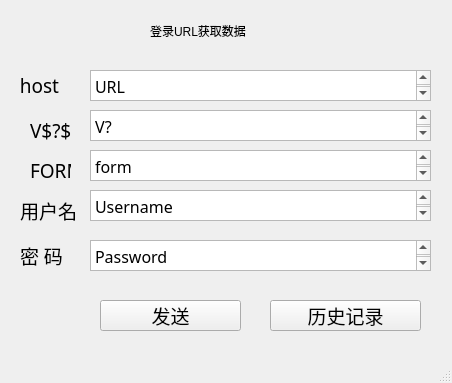
<?xml version="1.0" encoding="UTF-8"?>
<ui version="4.0">
 <class>mainWindow</class>
 <widget class="QMainWindow" name="mainWindow">
  <property name="geometry">
   <rect>
    <x>0</x>
    <y>0</y>
    <width>452</width>
    <height>383</height>
   </rect>
  </property>
  <property name="windowTitle">
   <string>MainWindow</string>
  </property>
  <widget class="QWidget" name="centralwidget">
   <widget class="QLabel" name="label">
    <property name="geometry">
     <rect>
      <x>150</x>
      <y>10</y>
      <width>181</width>
      <height>41</height>
     </rect>
    </property>
    <property name="styleSheet">
     <string notr="true">color: rgb(0, 0, 0);
font: 18pt &quot;楷体&quot;;</string>
    </property>
    <property name="text">
     <string>登录URL获取数据</string>
    </property>
    <property name="margin">
     <number>1</number>
    </property>
   </widget>
   <widget class="QLabel" name="label_2">
    <property name="geometry">
     <rect>
      <x>0</x>
      <y>0</y>
      <width>471</width>
      <height>621</height>
     </rect>
    </property>
    <property name="text">
     <string/>
    </property>
    <property name="textFormat">
     <enum>Qt::AutoText</enum>
    </property>
    <property name="pixmap">
     <pixmap>../../../Pictures/bg.jpg</pixmap>
    </property>
    <property name="scaledContents">
     <bool>true</bool>
    </property>
    <property name="wordWrap">
     <bool>false</bool>
    </property>
   </widget>
   <widget class="QLabel" name="label_3">
    <property name="geometry">
     <rect>
      <x>10</x>
      <y>70</y>
      <width>61</width>
      <height>31</height>
     </rect>
    </property>
    <property name="font">
     <font>
      <family>楷体</family>
      <pointsize>14</pointsize>
     </font>
    </property>
    <property name="text">
     <string>  host</string>
    </property>
   </widget>
   <widget class="QLabel" name="label_4">
    <property name="geometry">
     <rect>
      <x>30</x>
      <y>120</y>
      <width>41</width>
      <height>21</height>
     </rect>
    </property>
    <property name="font">
     <font>
      <family>楷体</family>
      <pointsize>14</pointsize>
     </font>
    </property>
    <property name="text">
     <string>V$?$</string>
    </property>
   </widget>
   <widget class="QLabel" name="label_5">
    <property name="geometry">
     <rect>
      <x>30</x>
      <y>160</y>
      <width>41</width>
      <height>21</height>
     </rect>
    </property>
    <property name="font">
     <font>
      <family>楷体</family>
      <pointsize>14</pointsize>
     </font>
    </property>
    <property name="text">
     <string>FORM</string>
    </property>
   </widget>
   <widget class="QLabel" name="label_6">
    <property name="geometry">
     <rect>
      <x>20</x>
      <y>200</y>
      <width>61</width>
      <height>21</height>
     </rect>
    </property>
    <property name="font">
     <font>
      <family>楷体</family>
      <pointsize>14</pointsize>
     </font>
    </property>
    <property name="text">
     <string>用户名</string>
    </property>
   </widget>
   <widget class="QLabel" name="label_7">
    <property name="geometry">
     <rect>
      <x>20</x>
      <y>240</y>
      <width>61</width>
      <height>31</height>
     </rect>
    </property>
    <property name="font">
     <font>
      <family>楷体</family>
      <pointsize>14</pointsize>
     </font>
    </property>
    <property name="text">
     <string>密 码</string>
    </property>
   </widget>
   <widget class="QTextEdit" name="input_host">
    <property name="geometry">
     <rect>
      <x>90</x>
      <y>70</y>
      <width>341</width>
      <height>31</height>
     </rect>
    </property>
    <property name="font">
     <font>
      <family>Agency FB</family>
      <pointsize>12</pointsize>
     </font>
    </property>
    <property name="html">
     <string>&lt;!DOCTYPE HTML PUBLIC &quot;-//W3C//DTD HTML 4.0//EN&quot; &quot;http://www.w3.org/TR/REC-html40/strict.dtd&quot;&gt;
&lt;html&gt;&lt;head&gt;&lt;meta name=&quot;qrichtext&quot; content=&quot;1&quot; /&gt;&lt;style type=&quot;text/css&quot;&gt;
p, li { white-space: pre-wrap; }
&lt;/style&gt;&lt;/head&gt;&lt;body style=&quot; font-family:'Agency FB'; font-size:12pt; font-weight:400; font-style:normal;&quot;&gt;
&lt;p style=&quot; margin-top:0px; margin-bottom:0px; margin-left:0px; margin-right:0px; -qt-block-indent:0; text-indent:0px;&quot;&gt;&lt;span style=&quot; font-family:'SimSun';&quot;&gt;URL&lt;/span&gt;&lt;/p&gt;&lt;/body&gt;&lt;/html&gt;</string>
    </property>
   </widget>
   <widget class="QTextEdit" name="input_v">
    <property name="geometry">
     <rect>
      <x>90</x>
      <y>110</y>
      <width>341</width>
      <height>31</height>
     </rect>
    </property>
    <property name="font">
     <font>
      <family>Agency FB</family>
      <pointsize>12</pointsize>
     </font>
    </property>
    <property name="html">
     <string>&lt;!DOCTYPE HTML PUBLIC &quot;-//W3C//DTD HTML 4.0//EN&quot; &quot;http://www.w3.org/TR/REC-html40/strict.dtd&quot;&gt;
&lt;html&gt;&lt;head&gt;&lt;meta name=&quot;qrichtext&quot; content=&quot;1&quot; /&gt;&lt;style type=&quot;text/css&quot;&gt;
p, li { white-space: pre-wrap; }
&lt;/style&gt;&lt;/head&gt;&lt;body style=&quot; font-family:'Agency FB'; font-size:12pt; font-weight:400; font-style:normal;&quot;&gt;
&lt;p style=&quot; margin-top:0px; margin-bottom:0px; margin-left:0px; margin-right:0px; -qt-block-indent:0; text-indent:0px;&quot;&gt;V?&lt;/p&gt;&lt;/body&gt;&lt;/html&gt;</string>
    </property>
   </widget>
   <widget class="QTextEdit" name="input_from">
    <property name="geometry">
     <rect>
      <x>90</x>
      <y>150</y>
      <width>341</width>
      <height>31</height>
     </rect>
    </property>
    <property name="font">
     <font>
      <family>Agency FB</family>
      <pointsize>12</pointsize>
     </font>
    </property>
    <property name="html">
     <string>&lt;!DOCTYPE HTML PUBLIC &quot;-//W3C//DTD HTML 4.0//EN&quot; &quot;http://www.w3.org/TR/REC-html40/strict.dtd&quot;&gt;
&lt;html&gt;&lt;head&gt;&lt;meta name=&quot;qrichtext&quot; content=&quot;1&quot; /&gt;&lt;style type=&quot;text/css&quot;&gt;
p, li { white-space: pre-wrap; }
&lt;/style&gt;&lt;/head&gt;&lt;body style=&quot; font-family:'Agency FB'; font-size:12pt; font-weight:400; font-style:normal;&quot;&gt;
&lt;p style=&quot; margin-top:0px; margin-bottom:0px; margin-left:0px; margin-right:0px; -qt-block-indent:0; text-indent:0px;&quot;&gt;&lt;span style=&quot; font-family:'SimSun';&quot;&gt;form&lt;/span&gt;&lt;/p&gt;&lt;/body&gt;&lt;/html&gt;</string>
    </property>
   </widget>
   <widget class="QTextEdit" name="input_phone">
    <property name="geometry">
     <rect>
      <x>90</x>
      <y>190</y>
      <width>341</width>
      <height>31</height>
     </rect>
    </property>
    <property name="font">
     <font>
      <family>Agency FB</family>
      <pointsize>12</pointsize>
     </font>
    </property>
    <property name="html">
     <string>&lt;!DOCTYPE HTML PUBLIC &quot;-//W3C//DTD HTML 4.0//EN&quot; &quot;http://www.w3.org/TR/REC-html40/strict.dtd&quot;&gt;
&lt;html&gt;&lt;head&gt;&lt;meta name=&quot;qrichtext&quot; content=&quot;1&quot; /&gt;&lt;style type=&quot;text/css&quot;&gt;
p, li { white-space: pre-wrap; }
&lt;/style&gt;&lt;/head&gt;&lt;body style=&quot; font-family:'Agency FB'; font-size:12pt; font-weight:400; font-style:normal;&quot;&gt;
&lt;p style=&quot; margin-top:0px; margin-bottom:0px; margin-left:0px; margin-right:0px; -qt-block-indent:0; text-indent:0px;&quot;&gt;Username&lt;/p&gt;&lt;/body&gt;&lt;/html&gt;</string>
    </property>
   </widget>
   <widget class="QTextEdit" name="input_pwd">
    <property name="geometry">
     <rect>
      <x>90</x>
      <y>240</y>
      <width>341</width>
      <height>31</height>
     </rect>
    </property>
    <property name="font">
     <font>
      <family>Agency FB</family>
      <pointsize>12</pointsize>
     </font>
    </property>
    <property name="html">
     <string>&lt;!DOCTYPE HTML PUBLIC &quot;-//W3C//DTD HTML 4.0//EN&quot; &quot;http://www.w3.org/TR/REC-html40/strict.dtd&quot;&gt;
&lt;html&gt;&lt;head&gt;&lt;meta name=&quot;qrichtext&quot; content=&quot;1&quot; /&gt;&lt;style type=&quot;text/css&quot;&gt;
p, li { white-space: pre-wrap; }
&lt;/style&gt;&lt;/head&gt;&lt;body style=&quot; font-family:'Agency FB'; font-size:12pt; font-weight:400; font-style:normal;&quot;&gt;
&lt;p style=&quot; margin-top:0px; margin-bottom:0px; margin-left:0px; margin-right:0px; -qt-block-indent:0; text-indent:0px;&quot;&gt;Password&lt;/p&gt;&lt;/body&gt;&lt;/html&gt;</string>
    </property>
   </widget>
   <widget class="QPushButton" name="send">
    <property name="geometry">
     <rect>
      <x>100</x>
      <y>300</y>
      <width>141</width>
      <height>31</height>
     </rect>
    </property>
    <property name="font">
     <font>
      <family>楷体</family>
      <pointsize>14</pointsize>
     </font>
    </property>
    <property name="text">
     <string>发送</string>
    </property>
   </widget>
   <widget class="QPushButton" name="pushButton_2">
    <property name="geometry">
     <rect>
      <x>270</x>
      <y>300</y>
      <width>151</width>
      <height>31</height>
     </rect>
    </property>
    <property name="font">
     <font>
      <family>楷体</family>
      <pointsize>14</pointsize>
     </font>
    </property>
    <property name="text">
     <string>历史记录</string>
    </property>
   </widget>
   <zorder>label_2</zorder>
   <zorder>label</zorder>
   <zorder>label_3</zorder>
   <zorder>label_4</zorder>
   <zorder>label_5</zorder>
   <zorder>label_6</zorder>
   <zorder>label_7</zorder>
   <zorder>input_host</zorder>
   <zorder>input_v</zorder>
   <zorder>input_from</zorder>
   <zorder>input_phone</zorder>
   <zorder>input_pwd</zorder>
   <zorder>send</zorder>
   <zorder>pushButton_2</zorder>
  </widget>
  <widget class="QStatusBar" name="statusbar"/>
 </widget>
 <resources/>
 <connections/>
</ui>
